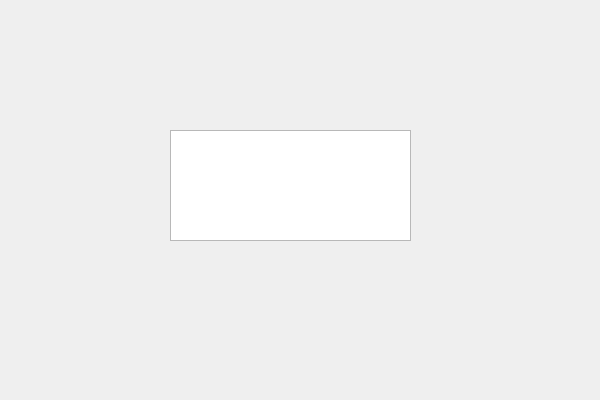
<?xml version="1.0" encoding="UTF-8"?>
<ui version="4.0">
 <class>eventfilterClass</class>
 <widget class="QWidget" name="eventfilterClass">
  <property name="geometry">
   <rect>
    <x>0</x>
    <y>0</y>
    <width>600</width>
    <height>400</height>
   </rect>
  </property>
  <property name="windowTitle">
   <string>eventfilter</string>
  </property>
  <widget class="QTextEdit" name="textEdit">
   <property name="geometry">
    <rect>
     <x>170</x>
     <y>130</y>
     <width>241</width>
     <height>111</height>
    </rect>
   </property>
  </widget>
 </widget>
 <layoutdefault spacing="6" margin="11"/>
 <resources>
  <include location="eventfilter.qrc"/>
 </resources>
 <connections/>
</ui>
